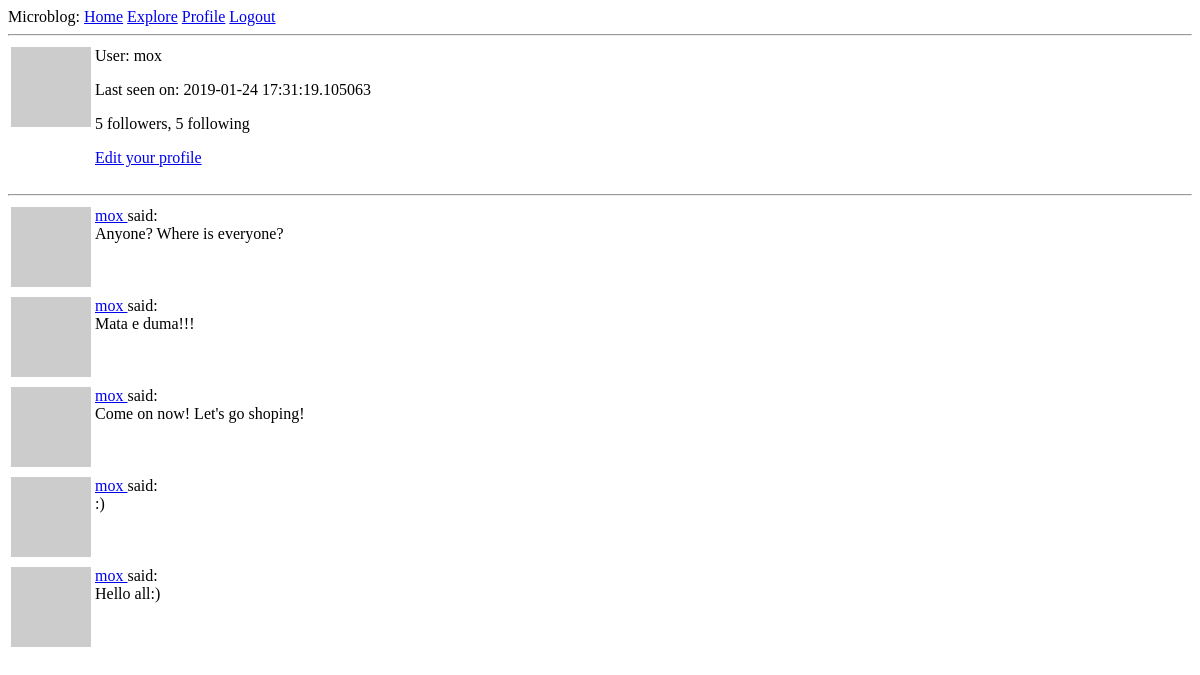
/user/mox (signed in), run on an earlier commit of the app's database.
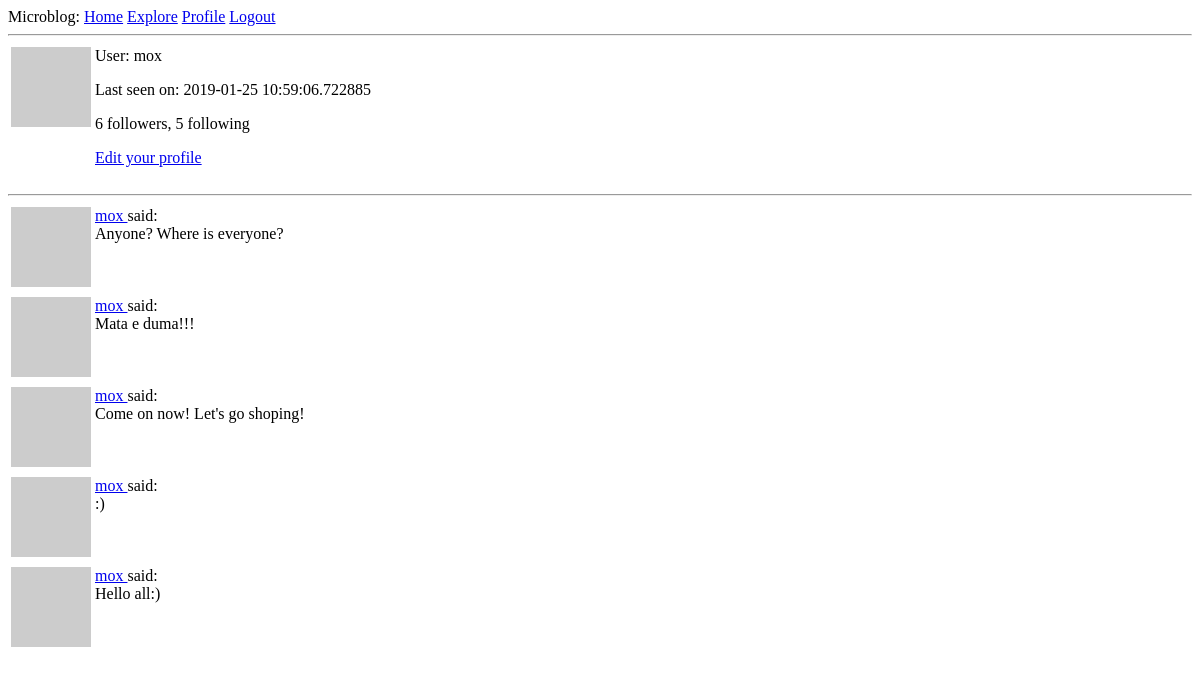
And on a later commit of the database.
### app/models.py (models this page shows, shortened)
class User(UserMixin, db.Model):
    id = db.Column(db.Integer, primary_key=True)
    username = db.Column(db.String(60), index=True, unique=True)
    email = db.Column(db.String(120), index=True, unique=True)
    password_hash = db.Column(db.String(128))
    posts = db.relationship('Post', backref='author', lazy='dynamic')
    about_me = db.Column(db.String(140))
    last_seen = db.Column(db.DateTime, default=datetime.utcnow)
    followed = db.relationship('User', secondary=followers,
                               primaryjoin=(followers.c.follower_id == id),
                               secondaryjoin=(followers.c.followed_id == id),
                               backref=db.backref('followers', lazy='dynamic'),
                               lazy='dynamic')
    def avatar(self, size):
        digest = md5(self.email.lower().encode('utf-8')).hexdigest()
        return f'https://www.gravatar.com/avatar/{digest}?d=monsterid&s={size}'

### app/routes.py (the view)
@app.route('/user/<username>')
@login_required
def user(username):
    user = User.query.filter_by(username=username).first_or_404()
    page = request.args.get('page', 1, type=int)
    posts = user.posts.order_by(Post.timestamp.desc()).paginate(page, app.config['POSTS_PER_PAGE'],
                                                                False)
    next_url = url_for('user', username=username, page=posts.next_num) if posts.has_next else None
    prev_url = url_for('user', username=username, page=posts.prev_num) if posts.has_prev else None
    return render_template('user.html', title='Profile', user=user, posts=posts.items,
                           next_url=next_url, prev_url=prev_url)

### app/models.py (called while the page is built)
@login.user_loader
def load_user(id):
    return User.query.get(int(id))

### app/routes.py (called while the page is built)
@app.before_request
def before_request():
    if current_user.is_authenticated:
        current_user.last_seen = datetime.utcnow()
        db.session.commit()

### app/templates/user.html (shortened to what this page needs)
{% extends 'base.html' %}
{% block content %}
    <table>
        <tr valign="top">
            <td><img src="{{ user.avatar(128) }}"></td>
            <td>User: {{ user.username }}
                {% if user.last_seen %}<p>Last seen on: {{ user.last_seen }}</p>{% endif %}
                <p>{{ user.followers.count() }} followers, {{ user.followed.count() }} following</p>
                {% if user == current_user %}
                <p><a href="{{ url_for('edit_profile') }}">Edit your profile</a></p>
                {% elif not current_user.is_following(user) %}
                <p><a href="{{ url_for('follow', username=user.username) }}">Follow</a></p>
                {% else %}
                <p><a href="{{ url_for('unfollow', username=user.username) }}">Unfollow</a></p>
                {% endif %}
            </td>
        </tr>
    </table>
    <hr>
    {% for post in posts %}
        {% include '_post.html' %}
    {% endfor %}
{% endblock %}

What changed in the data, as far as the page shows it:
changed User "mox": last_seen "2019-01-24 17:31:19.105063" → "2019-01-25 10:59:06.722885"
Also different on the page:
{{ user.followers.count() }}: "5" → "6"
